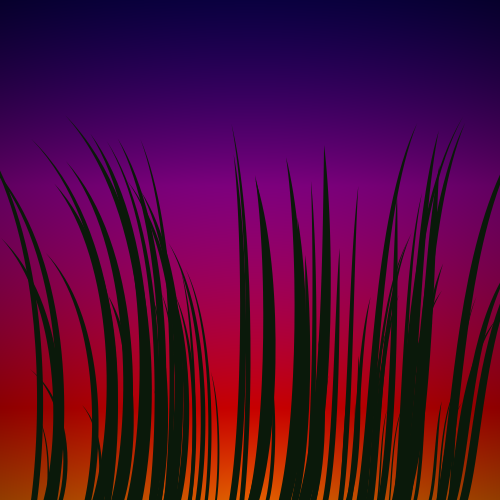
Frame 1 (no input)
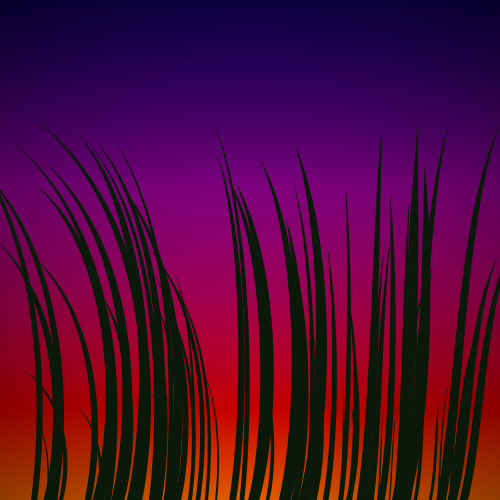
Frame 60 (the mouse pressed at the canvas centre just before this capture)
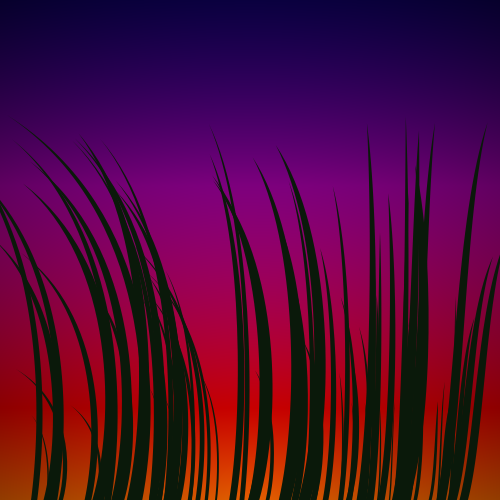
Frame 120 (the mouse held since frame 60 and released just before this capture)

The Processing sketch that drew these frames (run headless with seeded random() and noise(); from frame 60 on, the mouse is pressed at the canvas centre):

// Processing sketch: reeds_bezier
// ── reeds_bezier.pde
PImage img;
float[] x, h, curvature, sway;
float n;
color reedColor;
int num=75;



void setup() {
  size(500, 500);
  smooth();
  noStroke();


  colorMode(HSB, 360, 100, 100);
  float H0=250, dH=135;
  float sx=.5*width, sy=height;

  for (int j=0; j<height; j++) {
    for (int i=0; i<width; i++) {

      float h=(H0+j*dH/height) % 360 ;
      float b=dist( (float)i, (float)j, sx, sy );
      b=90-65*b/height;
      color c=color(h, 100, b);
      set(i, j, c);
    }
  }
  
  img=get();


  colorMode(RGB, 255);
  reedColor=color(10, 25, 10);

  x=new float[num];
  h=new float[num];
  sway=new float[num];
  curvature=new float[num];

  for (int i=0; i<num; i++) {
    x[i]=random(.05*width, .95*width);
    h[i]=random(.15*height, .8*height);
    curvature[i]=random(.025, .075);
    sway[i]=random(.25, .75);
  }
}



void draw() {

  set(0, 0, img);

  translate(0, height);
  scale(1, -1);
  /*invert y axis, starts at bottom going up*/

  n=-.5+noise(frameCount*.005);

  for (int i=0; i<num; i++) {
    
    float dn=(x[i]-width/2)/width;
    float nn=(-.5*noise(.05*i, .005*frameCount))/1.5;
    
    drawReed(n+dn+nn, x[i], h[i],
    curvature[i], sway[i],
    reedColor);
  }
}



void drawReed(float n, float x, float h, 
float curvature, float sway, 
color col) {
  /*curvature should be between -.2 and .2, more or less
   sway should be between 0 and 1
   n should be noise, shifted so that is oscillates between -.5 and .5
   x is horizontal location, h is height, col is color of reed
   
   translate(0, height);
   scale(1, -1);
   
   this above code must be used to invert y axis when using drawReed*/

  fill(col);
  float x1=x+n*sway*h;
  float c=curvature*h;

  beginShape();

  vertex(x, 0);
  bezierVertex(
  x+c, h/4, 
  x+c, 3*h/4, 
  x1, h);
  bezierVertex(
  x+c/2, 3*h/4, 
  x+c/2, h/4, 
  x-c/2, 0);

  endShape(CLOSE);
}
